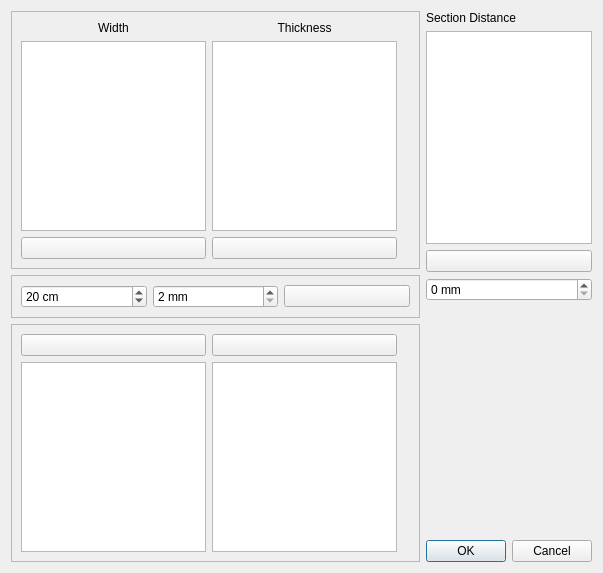
<?xml version="1.0" encoding="UTF-8"?>
<ui version="4.0">
 <class>Dialog</class>
 <widget class="QDialog" name="Dialog">
  <property name="geometry">
   <rect>
    <x>0</x>
    <y>0</y>
    <width>603</width>
    <height>573</height>
   </rect>
  </property>
  <property name="windowTitle">
   <string>Create Multi Section</string>
  </property>
  <layout class="QHBoxLayout" name="horizontalLayout_3">
   <item>
    <layout class="QVBoxLayout" name="verticalLayout_8">
     <item>
      <widget class="QFrame" name="frame">
       <property name="frameShape">
        <enum>QFrame::StyledPanel</enum>
       </property>
       <property name="frameShadow">
        <enum>QFrame::Raised</enum>
       </property>
       <layout class="QHBoxLayout" name="horizontalLayout_5">
        <item>
         <layout class="QHBoxLayout" name="horizontalLayout">
          <item>
           <layout class="QVBoxLayout" name="verticalLayout">
            <item>
             <widget class="QLabel" name="label">
              <property name="text">
               <string>Width</string>
              </property>
              <property name="alignment">
               <set>Qt::AlignCenter</set>
              </property>
             </widget>
            </item>
            <item>
             <widget class="QListWidget" name="tb_width_list">
              <property name="inputMethodHints">
               <set>Qt::ImhDigitsOnly</set>
              </property>
              <property name="selectionMode">
               <enum>QAbstractItemView::ExtendedSelection</enum>
              </property>
              <property name="sortingEnabled">
               <bool>true</bool>
              </property>
             </widget>
            </item>
            <item>
             <widget class="QPushButton" name="tb_width_button">
              <property name="text">
               <string/>
              </property>
              <property name="icon">
               <iconset resource="../resource.qrc">
                <normaloff>:/section/images/up.svg</normaloff>:/section/images/up.svg</iconset>
              </property>
             </widget>
            </item>
           </layout>
          </item>
          <item>
           <layout class="QVBoxLayout" name="verticalLayout_4">
            <item>
             <widget class="QLabel" name="label_2">
              <property name="text">
               <string>Thickness</string>
              </property>
              <property name="alignment">
               <set>Qt::AlignCenter</set>
              </property>
             </widget>
            </item>
            <item>
             <widget class="QListWidget" name="tb_thick_list">
              <property name="inputMethodHints">
               <set>Qt::ImhDigitsOnly</set>
              </property>
              <property name="selectionMode">
               <enum>QAbstractItemView::ExtendedSelection</enum>
              </property>
              <property name="sortingEnabled">
               <bool>true</bool>
              </property>
             </widget>
            </item>
            <item>
             <widget class="QPushButton" name="tb_thick_button">
              <property name="text">
               <string/>
              </property>
              <property name="icon">
               <iconset resource="../resource.qrc">
                <normaloff>:/section/images/up.svg</normaloff>:/section/images/up.svg</iconset>
              </property>
             </widget>
            </item>
           </layout>
          </item>
          <item>
           <widget class="QLabel" name="label_4">
            <property name="text">
             <string/>
            </property>
            <property name="pixmap">
             <pixmap resource="../resource_1.qrc">:/section/images/plate_tb_check.svg</pixmap>
            </property>
            <property name="alignment">
             <set>Qt::AlignCenter</set>
            </property>
           </widget>
          </item>
         </layout>
        </item>
       </layout>
      </widget>
     </item>
     <item>
      <widget class="QFrame" name="frame_3">
       <property name="frameShape">
        <enum>QFrame::StyledPanel</enum>
       </property>
       <property name="frameShadow">
        <enum>QFrame::Raised</enum>
       </property>
       <layout class="QHBoxLayout" name="horizontalLayout_6">
        <item>
         <widget class="QSpinBox" name="width_box">
          <property name="suffix">
           <string> cm</string>
          </property>
          <property name="minimum">
           <number>3</number>
          </property>
          <property name="value">
           <number>20</number>
          </property>
         </widget>
        </item>
        <item>
         <widget class="QSpinBox" name="thick_box">
          <property name="suffix">
           <string> mm</string>
          </property>
          <property name="minimum">
           <number>2</number>
          </property>
          <property name="maximum">
           <number>50</number>
          </property>
         </widget>
        </item>
        <item>
         <widget class="QPushButton" name="remove_button">
          <property name="toolTip">
           <string>delete selected items</string>
          </property>
          <property name="text">
           <string/>
          </property>
          <property name="icon">
           <iconset resource="../resource.qrc">
            <normaloff>:/section/images/remove.svg</normaloff>:/section/images/remove.svg</iconset>
          </property>
         </widget>
        </item>
       </layout>
      </widget>
     </item>
     <item>
      <widget class="QFrame" name="frame_2">
       <property name="frameShape">
        <enum>QFrame::StyledPanel</enum>
       </property>
       <property name="frameShadow">
        <enum>QFrame::Raised</enum>
       </property>
       <layout class="QVBoxLayout" name="verticalLayout_5">
        <item>
         <layout class="QHBoxLayout" name="horizontalLayout_2">
          <item>
           <layout class="QVBoxLayout" name="verticalLayout_7">
            <item>
             <widget class="QPushButton" name="web_height_button">
              <property name="text">
               <string/>
              </property>
              <property name="icon">
               <iconset resource="../resource.qrc">
                <normaloff>:/section/images/down.svg</normaloff>:/section/images/down.svg</iconset>
              </property>
             </widget>
            </item>
            <item>
             <widget class="QListWidget" name="web_height_list">
              <property name="inputMethodHints">
               <set>Qt::ImhDigitsOnly</set>
              </property>
              <property name="selectionMode">
               <enum>QAbstractItemView::ExtendedSelection</enum>
              </property>
              <property name="sortingEnabled">
               <bool>true</bool>
              </property>
             </widget>
            </item>
           </layout>
          </item>
          <item>
           <layout class="QVBoxLayout" name="verticalLayout_6">
            <item>
             <widget class="QPushButton" name="web_thick_button">
              <property name="text">
               <string/>
              </property>
              <property name="icon">
               <iconset resource="../resource.qrc">
                <normaloff>:/section/images/down.svg</normaloff>:/section/images/down.svg</iconset>
              </property>
             </widget>
            </item>
            <item>
             <widget class="QListWidget" name="web_thick_list">
              <property name="inputMethodHints">
               <set>Qt::ImhDigitsOnly</set>
              </property>
              <property name="selectionMode">
               <enum>QAbstractItemView::ExtendedSelection</enum>
              </property>
              <property name="sortingEnabled">
               <bool>true</bool>
              </property>
             </widget>
            </item>
           </layout>
          </item>
          <item>
           <widget class="QLabel" name="label_6">
            <property name="text">
             <string/>
            </property>
            <property name="pixmap">
             <pixmap resource="../resource_1.qrc">:/section/images/plate_web_check.svg</pixmap>
            </property>
            <property name="alignment">
             <set>Qt::AlignCenter</set>
            </property>
           </widget>
          </item>
         </layout>
        </item>
       </layout>
      </widget>
     </item>
    </layout>
   </item>
   <item>
    <layout class="QVBoxLayout" name="verticalLayout_3">
     <item>
      <widget class="QLabel" name="label_3">
       <property name="text">
        <string>Section Distance</string>
       </property>
      </widget>
     </item>
     <item>
      <widget class="QListWidget" name="section_dist">
       <property name="selectionMode">
        <enum>QAbstractItemView::ExtendedSelection</enum>
       </property>
       <property name="sortingEnabled">
        <bool>true</bool>
       </property>
      </widget>
     </item>
     <item>
      <widget class="QPushButton" name="dist_button">
       <property name="text">
        <string/>
       </property>
       <property name="icon">
        <iconset resource="../resource.qrc">
         <normaloff>:/section/images/up.svg</normaloff>:/section/images/up.svg</iconset>
       </property>
      </widget>
     </item>
     <item>
      <widget class="QSpinBox" name="dist_box">
       <property name="suffix">
        <string> mm</string>
       </property>
       <property name="maximum">
        <number>500</number>
       </property>
      </widget>
     </item>
     <item>
      <widget class="QLabel" name="label_8">
       <property name="text">
        <string/>
       </property>
       <property name="pixmap">
        <pixmap resource="../resource_1.qrc">:/section/images/dist.svg</pixmap>
       </property>
       <property name="alignment">
        <set>Qt::AlignCenter</set>
       </property>
      </widget>
     </item>
     <item>
      <spacer name="verticalSpacer">
       <property name="orientation">
        <enum>Qt::Vertical</enum>
       </property>
       <property name="sizeHint" stdset="0">
        <size>
         <width>20</width>
         <height>40</height>
        </size>
       </property>
      </spacer>
     </item>
     <item>
      <widget class="QDialogButtonBox" name="buttonBox">
       <property name="orientation">
        <enum>Qt::Horizontal</enum>
       </property>
       <property name="standardButtons">
        <set>QDialogButtonBox::Cancel|QDialogButtonBox::Ok</set>
       </property>
       <property name="centerButtons">
        <bool>true</bool>
       </property>
      </widget>
     </item>
    </layout>
   </item>
  </layout>
 </widget>
 <resources>
  <include location="../resource.qrc"/>
  <include location="../resource_1.qrc"/>
 </resources>
 <connections>
  <connection>
   <sender>buttonBox</sender>
   <signal>accepted()</signal>
   <receiver>Dialog</receiver>
   <slot>accept()</slot>
   <hints>
    <hint type="sourcelabel">
     <x>248</x>
     <y>254</y>
    </hint>
    <hint type="destinationlabel">
     <x>157</x>
     <y>274</y>
    </hint>
   </hints>
  </connection>
  <connection>
   <sender>buttonBox</sender>
   <signal>rejected()</signal>
   <receiver>Dialog</receiver>
   <slot>reject()</slot>
   <hints>
    <hint type="sourcelabel">
     <x>316</x>
     <y>260</y>
    </hint>
    <hint type="destinationlabel">
     <x>286</x>
     <y>274</y>
    </hint>
   </hints>
  </connection>
 </connections>
</ui>
